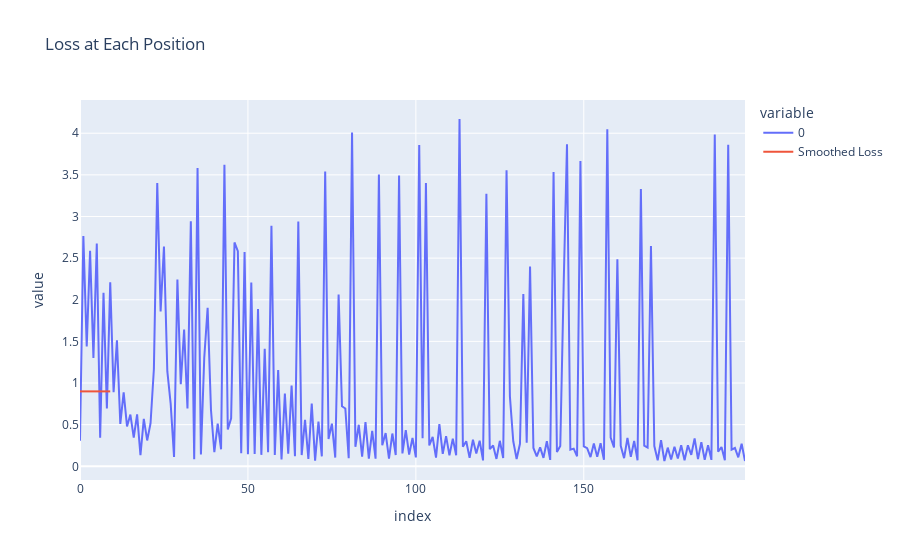

Write notebook code for a chart like this one.
### Code cell
logits = model(test_trajectory)
# Calculate loss
loss = loss_fn(logits, test_trajectory, per_token=True)
# Plotly lineplot
fig = px.line(loss.detach().cpu().squeeze().numpy(), labels={'x': 'Position', 'y': 'Loss'}, title='Loss at Each Position')
# Label each point on the line with the correct token from test_trajectory
fig.update_traces(text=test_trajectory.squeeze().numpy(), textposition='top right')
# Do the rolling mean
smoothed_loss = loss.detach().cpu().squeeze().numpy().reshape(-1, 199).mean(1)
smoothed_loss = np.concatenate([np.ones(9)*smoothed_loss[0], smoothed_loss])
# Add smoothed loss to the plot
fig.add_scatter(y=smoothed_loss, mode='lines', name='Smoothed Loss')
fig.show()

### Figure 1 — Plotly figure (JSON) as saved in the notebook; plotly's stock layout.template omitted (floating-point values rounded to 4 significant figures; data arrays with more than 128 entries replaced by an {"elided": "..."} marker saying what was removed)
{"data": [{"hovertemplate": "variable=0<br>index=%{x}<br>value=%{y}<extra></extra>", "legendgroup": "0", "line": {"color": "#636efa", "dash": "solid"}, "marker": {"symbol": "circle"}, "mode": "lines", "name": "0", "orientation": "v", "showlegend": true, "text": {"elided": "200 int values"}, "textposition": "top right", "type": "scatter", "x": {"elided": "199 int values"}, "xaxis": "x", "y": {"elided": "199 float values"}, "yaxis": "y"}, {"mode": "lines", "name": "Smoothed Loss", "type": "scatter", "y": [0.8997, 0.8997, 0.8997, 0.8997, 0.8997, 0.8997, 0.8997, 0.8997, 0.8997, 0.8997]}], "layout": {"legend": {"title": {"text": "variable"}, "tracegroupgap": 0}, "title": {"text": "Loss at Each Position"}, "xaxis": {"anchor": "y", "domain": [0, 1], "title": {"text": "index"}}, "yaxis": {"anchor": "x", "domain": [0, 1], "title": {"text": "value"}}}}
